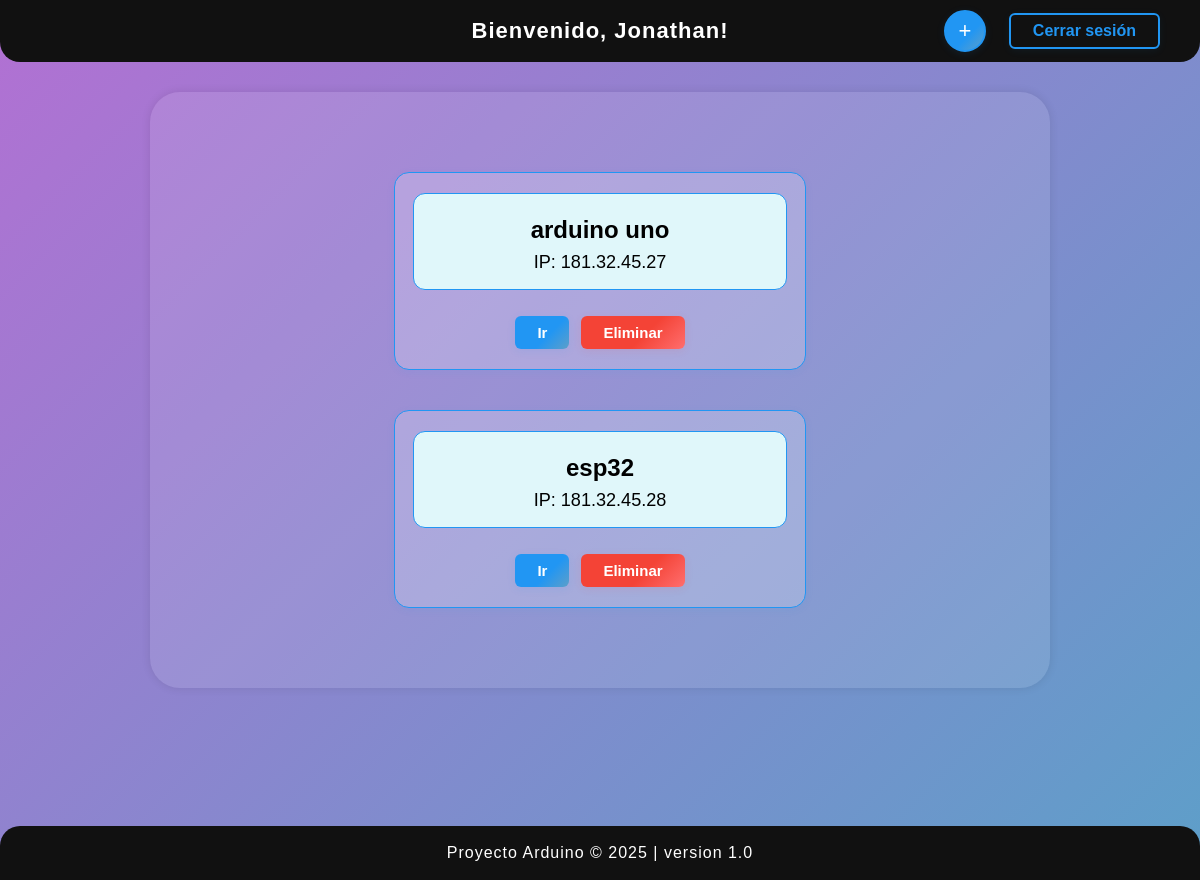
Screenshot of /dashboard/arduino (signed in) with the database file from the repository.
### core/models.py (models this page shows, shortened)
class Arduino(models.Model):
    user = models.ForeignKey(User, on_delete=models.CASCADE)
    nombre = models.CharField(max_length=100)
    ip = models.CharField(max_length=100)

### proyectoArduino/views.py (the view)
# urls.py: path('dashboard/arduino', views.microcontrolador, name='microcontrolador'),
@login_required
def microcontrolador(request):
    arduinos = Arduino.objects.filter(user=request.user)
    return render(request, 'dashboard/microcontrolador.html', {
        'username': request.user.username,
        'arduinos': arduinos
    })

### proyectoArduino/templates/dashboard/microcontrolador.html (shortened to what this page needs)
<!DOCTYPE html>
<html lang="es">
<head>
</head>
<body>
    <div class="navbar">
        <div class="bienvenido">Bienvenido, {{ username }}!</div>
        <div class="acciones">
            <form method="get" action="{% url 'registroArduino' %}" style="display:inline;">
                <button class="add-btn" title="Agregar Arduino">+</button>
            </form>
            <form method="post" action="{% url 'cerrarSesion' %}" style="display:inline;">
                <button type="submit" class="cerrar-btn">Cerrar sesión</button>
            </form>
        </div>
    </div>
    <div class="container">
        {% if arduinos %}
            {% for arduino in arduinos %}
                <div class="arduino-card">
                    <div class="arduino-info-rect">
                        <h2 style="margin:0 0 8px 0;">{{ arduino.nombre }}</h2>
                        <p style="margin:0;">IP: {{ arduino.ip }}</p>
                    </div>
                    <div class="arduino-actions">
                        <a href="{% url 'triggers' arduino.id %}">Ir</a>
                        <button onclick="openModal({{ arduino.id }}, '{{ arduino.nombre|escapejs }}')">Eliminar</button>
                    </div>
                </div>
            {% endfor %}
        {% else %}
            <h2>NO TIENES ARDUINOS VINCULADOS.</h2>
        {% endif %}
    </div>
    <div class="footer">
        Proyecto Arduino &copy; {{ year|default:"2025" }} | version 1.0
    </div>
</body>
</html>

### proyectoArduino/templates/dashboard/microcontrolador.html (style rules this page uses)
body { font-family: Arial, sans-serif; min-height: 100vh; margin: 0; padding: 0 0 80px 0; position: relative; background: linear-gradient(135deg, #b270d3, #5d9fc9); background-size: cover; animation: none; }
.navbar { width: 100%; background: #111; color: white; display: flex; justify-content: center; align-items: center; padding: 18px 40px; box-sizing: border-box; border-radius: 0 0 20px 20px; margin-bottom: 30px; position: relative; }
.navbar .bienvenido { font-size: 22px; font-weight: bold; flex: 1; text-align: center; letter-spacing: 1px; }
.navbar .acciones { position: absolute; right: 40px; display: flex; align-items: center; }
.add-btn { font-size: 22px; padding: 0; width: 42px; height: 42px; border: 2px solid #2196F3; background: linear-gradient(135deg, #2196F3 60%, #5d9fc9 100%); color: #fff; border-radius: 50%; cursor: pointer; margin-right: 18px; display: flex; align-items: center; justify-content: center; box-shadow: 0 2px 8px rgba(33,150,243,0.10); transition: background 0.2s, transform 0.2s, border-color 0.2s, box-shadow 0.2s; }
.cerrar-btn { background: transparent; color: #2196F3; border-radius: 6px; border: 2px solid #2196F3; padding: 7px 22px; cursor: pointer; font-size: 16px; font-weight: bold; margin-left: 5px; transition: background 0.2s, color 0.2s, border-color 0.2s, box-shadow 0.2s; box-shadow: 0 2px 8px rgba(33,150,243,0.07); }
.container { background: rgba(255,255,255,0.10); border-radius: 30px; padding: 60px 30px; width: 70%; margin: 0 auto 40px auto; box-shadow: 0 0 10px rgba(0,0,0,0.1); display: flex; flex-direction: column; align-items: center; }
.arduino-card { border:1.5px solid #2196F3; border-radius:15px; padding:20px; margin:20px auto; width: 370px; background: rgba(255,255,255,0.2); position:relative; text-align: center; box-shadow: 0 2px 8px rgba(33,150,243,0.07); transition: box-shadow 0.2s, transform 0.2s; display: flex; flex-direction: column; align-items: center; }
.arduino-info-rect { background: #e0f7fa; border-radius: 12px; padding: 22px 10px 16px 10px; margin-bottom: 18px; border: 1.5px solid #2196F3; display: flex; flex-direction: column; align-items: center; width: 95%; font-size: 1.13em; }
.arduino-card .arduino-actions { display: flex; justify-content: center; align-items: center; gap: 12px; width: 100%; margin-top: 8px; }
.arduino-card a { padding:8px 22px; background: linear-gradient(135deg, #2196F3 60%, #5d9fc9 100%); color:white; border-radius:6px; text-decoration:none; border: none; font-weight: bold; box-shadow: 0 2px 8px rgba(33,150,243,0.10); transition: background 0.2s, transform 0.2s, box-shadow 0.2s; display: inline-block; font-size: 15px; }
.arduino-card button { padding:8px 22px; background: linear-gradient(135deg, #f44336 60%, #ff6e6e 100%); color:white; border-radius:6px; border:none; cursor:pointer; font-weight: bold; box-shadow: 0 2px 8px rgba(244,67,54,0.10); transition: background 0.2s, transform 0.2s, box-shadow 0.2s; font-size: 15px; }
h2 { font-size: 24px; }
.footer { width: 100%; background: #111; color: #fff; text-align: center; padding: 18px 0; position: fixed; left: 0; bottom: 0; font-size: 16px; letter-spacing: 1px; border-radius: 20px 20px 0 0; z-index: 10; }

### rows the page displays
Arduino: nombre "arduino uno", ip "181.32.45.27"
Arduino: nombre "esp32", ip "181.32.45.28"

### other values shown
{{ username }} "Jonathan"
{{ year|default:"2025" }} "2025"
